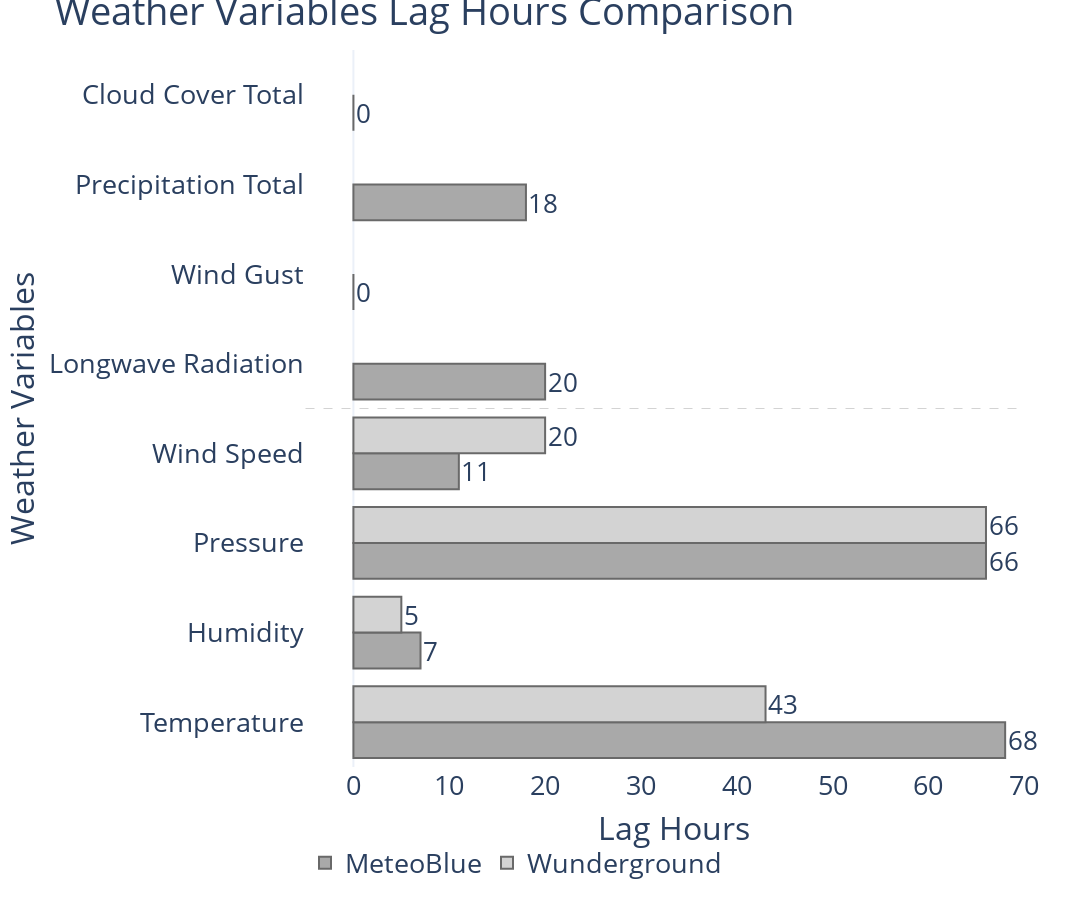

Notebook code for this chart:
### Code cell
import plotly.graph_objects as go

# Data preparation
all_variables = {
    "Temperature": {"MeteoBlue": 68, "Wunderground": 43},
    "Humidity": {"MeteoBlue": 7, "Wunderground": 5},
    "Pressure": {"MeteoBlue": 66, "Wunderground": 66},
    "Wind Speed": {"MeteoBlue": 11, "Wunderground": 20},
    "Longwave Radiation": {"MeteoBlue": 20, "Wunderground": None},
    "Wind Gust": {"MeteoBlue": 0, "Wunderground": None},
    "Precipitation Total": {"MeteoBlue": 18, "Wunderground": None},
    "Cloud Cover Total": {"MeteoBlue": 0, "Wunderground": None}
}

# Prepare data for plotting
variables = list(all_variables.keys())
meteoblue_values = [all_variables[var]["MeteoBlue"] for var in variables]
wunder_values = [all_variables[var]["Wunderground"] for var in variables]

# Create figure
fig = go.Figure()

# Add MeteoBlue bars
fig.add_trace(go.Bar(
    y=variables,
    x=meteoblue_values,
    orientation='h',
    name="MeteoBlue",
    marker=dict(
        color='#A9A9A9',
        line=dict(color='dimgrey', width=2)
    ),
    text=meteoblue_values,
    textposition='outside'
))

# Add Wunderground bars (will show only for common variables)
fig.add_trace(go.Bar(
    y=variables,
    x=wunder_values,
    orientation='h',
    name="Wunderground",
    marker=dict(
        color='lightgrey',
        line=dict(color='dimgrey', width=2)
    ),
    text=[str(x) if x is not None else "" for x in wunder_values],
    textposition='outside'
))

# Update layout
fig.update_layout(
    legend_orientation = 'h',
    title="Weather Variables Lag Hours Comparison",
    template='plotly_white',
    xaxis=dict(
        title="Lag Hours",
        showgrid=False
    ),
    yaxis=dict(
        title="Weather Variables",
        automargin=True
    ),
    font=dict(size=27),
    height=900,
    width=1800,
    bargap=0.2,
    barmode='group',
    margin=dict(l=200, r=50, t=50, b=50),
    # Add a shape to separate common and MeteoBlue-only variables
    shapes=[
        dict(
            type="line",
            x0=-5,  # Adjust these values based on your data range
            x1=70,
            y0=3.5,  # Position between common and MeteoBlue-only variables
            y1=3.5,
            line=dict(
                color="lightgray",
                width=1,
                dash="dash"
            )
        )
    ],
)

# Show the figure
fig.show()

### Figure 1 — Plotly figure (JSON) as saved in the notebook; plotly's stock layout.template omitted (floating-point values rounded to 4 significant figures)
{"data": [{"marker": {"color": "#A9A9A9", "line": {"color": "dimgrey", "width": 2}}, "name": "MeteoBlue", "orientation": "h", "text": ["68", "7", "66", "11", "20", "0", "18", "0"], "textposition": "outside", "type": "bar", "x": [68, 7, 66, 11, 20, 0, 18, 0], "y": ["Temperature", "Humidity", "Pressure", "Wind Speed", "Longwave Radiation", "Wind Gust", "Precipitation Total", "Cloud Cover Total"]}, {"marker": {"color": "lightgrey", "line": {"color": "dimgrey", "width": 2}}, "name": "Wunderground", "orientation": "h", "text": ["43", "5", "66", "20", "", "", "", ""], "textposition": "outside", "type": "bar", "x": [43, 5, 66, 20, null, null, null, null], "y": ["Temperature", "Humidity", "Pressure", "Wind Speed", "Longwave Radiation", "Wind Gust", "Precipitation Total", "Cloud Cover Total"]}], "layout": {"bargap": 0.2, "barmode": "group", "font": {"size": 27}, "height": 900, "legend": {"orientation": "h"}, "margin": {"b": 50, "l": 200, "r": 50, "t": 50}, "shapes": [{"line": {"color": "lightgray", "dash": "dash", "width": 1}, "type": "line", "x0": -5, "x1": 70, "y0": 3.5, "y1": 3.5}], "title": {"text": "Weather Variables Lag Hours Comparison"}, "width": 1800, "xaxis": {"showgrid": false, "title": {"text": "Lag Hours"}}, "yaxis": {"automargin": true, "title": {"text": "Weather Variables"}}}}
